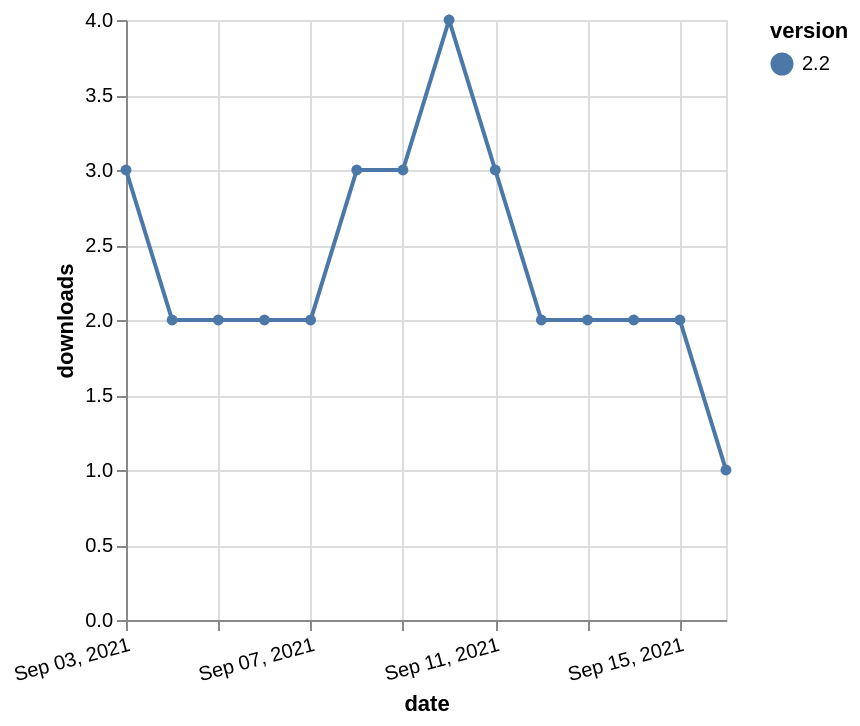

Specify this chart in Vega-Lite:
### Vega-Lite specification from a JSON file in a GitHub repository (floating-point values rounded to 4 significant figures)
{"$schema": "https://vega.github.io/schema/vega-lite/v5.json", "description": "A simple bar chart with embedded data.", "data": {"values": [{"date": "2021-09-03", "total": 245, "delta": 3, "version": "2.2"}, {"date": "2021-09-04", "total": 247, "delta": 2, "version": "2.2"}, {"date": "2021-09-05", "total": 249, "delta": 2, "version": "2.2"}, {"date": "2021-09-06", "total": 251, "delta": 2, "version": "2.2"}, {"date": "2021-09-07", "total": 253, "delta": 2, "version": "2.2"}, {"date": "2021-09-08", "total": 256, "delta": 3, "version": "2.2"}, {"date": "2021-09-09", "total": 259, "delta": 3, "version": "2.2"}, {"date": "2021-09-10", "total": 263, "delta": 4, "version": "2.2"}, {"date": "2021-09-11", "total": 266, "delta": 3, "version": "2.2"}, {"date": "2021-09-12", "total": 268, "delta": 2, "version": "2.2"}, {"date": "2021-09-13", "total": 270, "delta": 2, "version": "2.2"}, {"date": "2021-09-14", "total": 272, "delta": 2, "version": "2.2"}, {"date": "2021-09-15", "total": 274, "delta": 2, "version": "2.2"}, {"date": "2021-09-16", "total": 275, "delta": 1, "version": "2.2"}]}, "width": "container", "mark": {"type": "line", "point": {"filled": true}}, "encoding": {"x": {"field": "date", "type": "temporal", "timeUnit": "yearmonthdate", "title": "date", "axis": {"labelAngle": -15}}, "y": {"field": "delta", "type": "quantitative", "title": "downloads"}, "color": {"field": "version", "type": "nominal"}, "tooltip": {"field": "delta"}}}
